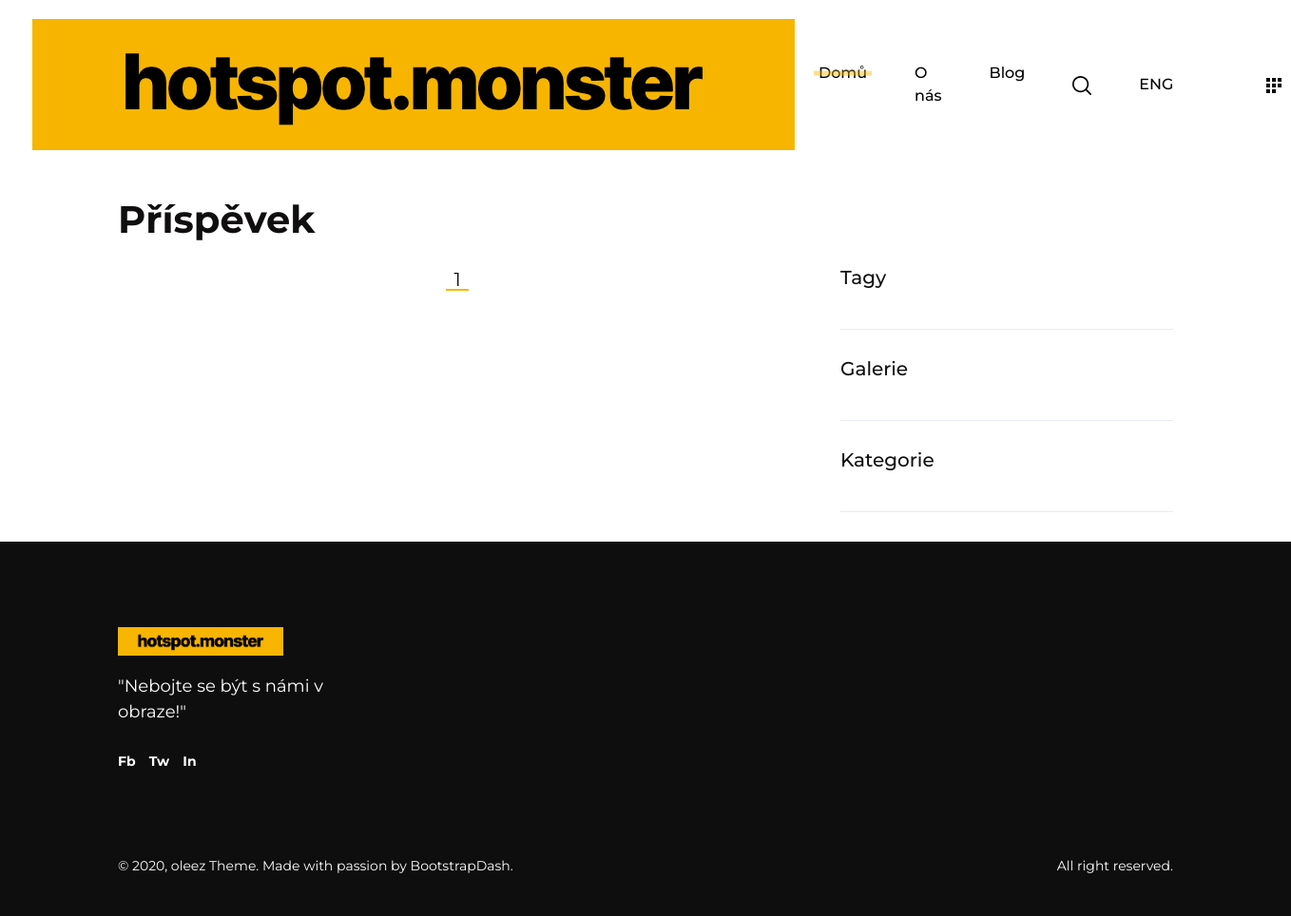
Page /blog_single/6 on the earlier database version.
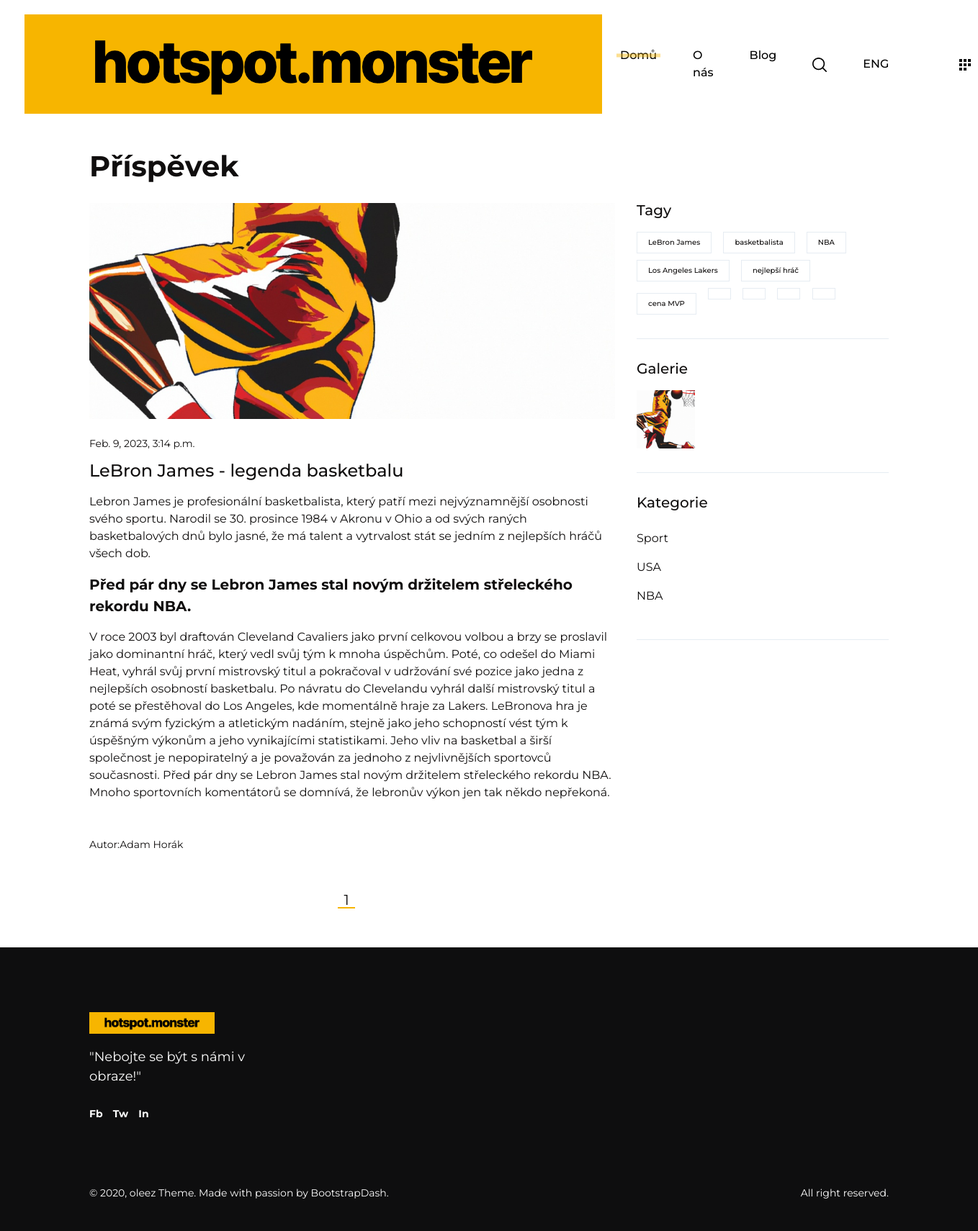
Same page on the later database version.
### blog/models.py (models this page shows, shortened)
class BlogPost(models.Model):
	title = models.CharField('Title', max_length=255)
	subtitle = models.CharField('Subtitle', max_length=255, blank=True)
	content = models.TextField('Content1', blank=False)
	content2 = models.TextField('Content2', blank=True)
	date_published = models.DateTimeField('Date', default=now, editable=True)
	author = models.CharField('Autor',max_length=255)
	quotes = models.CharField('Quatation', max_length=255, blank=True)
	category1 = models.CharField("Category1", max_length=255, blank=True)
	category2 = models.CharField("Category2", max_length=255, blank=True)
	category3 = models.CharField("Category3", max_length=255, blank=True)
	tag1 = models.CharField("Tag1", max_length=255, blank=True)
	tag2 = models.CharField("Tag2", max_length=255, blank=True)
	tag3 = models.CharField("Tag3", max_length=255, blank=True)
	tag4 = models.CharField("Tag4", max_length=255, blank=True)
	tag5 = models.CharField("Tag5", max_length=255, blank=True)
	tag6 = models.CharField("Tag6", max_length=255, blank=True)
	tag7 = models.CharField("Tag7", max_length=255, blank=True)
	tag8 = models.CharField("Tag8", max_length=255, blank=True)
	tag9 = models.CharField("Tag9", max_length=255, blank=True)
	tag10 = models.CharField("Tag10", max_length=255, blank=True)
	read_count = models.IntegerField('Read Count', default=0)
	picture_name = models.CharField('Picture_name', max_length=255, blank=True)

### blog/views.py (the view)
# urls.py: path('blog_single/<int:blog_post_id>', views.blog_single, name='blog_single'),
def blog_single (request, blog_post_id):
	paginator = Paginator(BlogPost.objects.all().filter(pk=blog_post_id), 1)
	page = request.GET.get('page')
	blog_posts = paginator.get_page(page)
	return render(request, 'blog_single.html', {
		'blog_posts': blog_posts,
		})

### blog/templates/blog_single.html (shortened to what this page needs)
{% include 'header.html' %}
{% include 'navbar.html' %}
    <main class="blog-standard">
        <div class="container">
            <h1 class="oleez-page-title wow fadeInUp">Příspěvek</h1>
            <div class="row">
                <div class="col-md-8">
                    {% for blog_post in blog_posts %}
                    <article class="blog-post wow fadeInUp">
                        <img src="/static/images/blog_images/{{blog_post.picture_name}}" alt="blog post" class="post-thumbnail">
                        <p class="post-date">{{blog_post.date_published}}</p>
                        <h4>{{blog_post.title}}</h4>
                        <p>{{blog_post.content}}</p>
                        <blockquote class="blockquote wow fadeInUp">
                            <p><strong>{{blog_post.quotes}}</strong></p>
                        </blockquote>
                        <p>{{blog_post.content2}}</p>
                        <br/>
                        <p class="post-date">Autor:{{blog_post.author}}</p>
                    </article>
                    {% endfor %}
                    <nav class="oleez-pagination d-flex align-items-center justify-content-center wow fadeInUp">
                         <a href="?page={{blog_posts.number }}" class='active'>{{ blog_posts.number }}</a>
                    </nav>
                </div>
                 <div class="col-md-4">
                        <div class="sidebar-widget wow fadeInUp">
                            <h5 class="widget-title">Tagy</h5>
                            <div class="widget-content">
                                {% for blog_post in blog_posts %}
                                <a href="#!" class="post-tag">{{blog_post.tag1 }}</a>
                                <a href="#!" class="post-tag">{{blog_post.tag2|default_if_none:"1" }}</a>
                                <a href="#!" class="post-tag">{{blog_post.tag3|default_if_none:"1" }}</a>
                                <a href="#!" class="post-tag">{{blog_post.tag4|default_if_none:"1" }}</a>
                                <a href="#!" class="post-tag">{{blog_post.tag5|default_if_none:"1" }}</a>
                                <a href="#!" class="post-tag">{{blog_post.tag6|default_if_none:"1" }}</a>
                                <a href="#!" class="post-tag">{{blog_post.tag7|default_if_none:"1" }}</a>
                                <a href="#!" class="post-tag">{{blog_post.tag8|default_if_none:"1" }}</a>
                                <a href="#!" class="post-tag">{{blog_post.tag9|default_if_none:"1" }}</a>
                                <a href="#!" class="post-tag">{{blog_post.tag10|default_if_none:"1" }}</a>
                                {% endfor %}
                            </div>
                        </div>
                        <div class="sidebar-widget wow fadeInUp">
                            <h5 class="widget-title">Galerie</h5>
                            <div class="widget-content">
                                <div class="gallery">
                                    {% for blog_post in blog_posts %}
                                    <a href="/static/images/blog_images/{{blog_post.picture_name}}" class="gallery-grid-item" data-fancybox="widget-gallery">
                                        <img src="/static/images/blog_images/{{blog_post.picture_name}}" alt="gallery item">
                                    {% endfor %}
                                    </a>
                                </div>
                            </div>
                        </div>
                    <div class="sidebar-widget wow fadeInUp">
                            <h5 class="widget-title">Kategorie</h5>
                            <div class="widget-content">
                                {% for blog_post in blog_posts %}
                                <ul class="category-list">
                                    <li><a href="#!">{{blog_post.category1}}</a></li>
                                    <li><a href="#!">{{blog_post.category2}}</a></li>
                                    <li><a href="#!">{{blog_post.category3}}</a></li>
                                </ul>
                            {% endfor %}
                            </div>
                    </div>
                </div>
            </div>
        </div>
    </main>
{% include 'footer.html' %}

### blog/templates/header.html (shortened to what this page needs)
<!DOCTYPE html>
<html lang="en">
<head>
    <link rel="stylesheet" href="./static/vendors/animate.css/animate.min.css">
    <link rel="stylesheet" href="/static/css/style.css">
</head>

### blog/templates/navbar.html (shortened to what this page needs)
{% load static %}
<body>
    <header class="oleez-header">
        <nav class="navbar navbar-expand-lg navbar-light">
            <a class="navbar-brand" href="{% url 'index' %}"><img src="/static/images/Logo_2.png" alt="Oleez"></a>
            <div class="collapse navbar-collapse" id="oleezMainNav">
                <ul class="navbar-nav mx-auto mt-2 mt-lg-0">
                    <li class="nav-item active">
                        <a class="nav-link" href="{% url 'index' %}">Domů <span class="sr-only">(current)</span></a>
                    </li>
                    <li class="nav-item">
                        <a class="nav-link" href="{% url 'about' %}">O nás</a>
                    </li>
                    <li class="nav-item dropdown">
                        <a class="nav-link dropdown-toggle" href="#!" id="blogDropdown" data-toggle="dropdown" aria-haspopup="true" aria-expanded="false">Blog</a>
                    </li>
                </ul>
                <ul class="navbar-nav d-none d-lg-flex">
                    <li class="nav-item active">
                        <a class="nav-link nav-link-btn" href="!#" data-toggle="searchModal">
                            <img src="/static/images/search.svg" alt="search">
                        </a>
                    </li>
                    <li class="nav-item dropdown">
                        <a class="nav-link dropdown-toggle " href="#!" id="languageDropdown" data-toggle="dropdown" aria-haspopup="true" aria-expanded="false">ENG</a>
                    </li>
                    <li class="nav-item ml-5">
                        <a class="nav-link pr-0 nav-link-btn" href="#!" data-toggle="offCanvasMenu">
                            <img src="/static/images/social icon@2x.svg" alt="social-nav-toggle">
                        </a>
                    </li>
                </ul>
            </div>
        </nav>
    </header>

### blog/templates/footer.html (shortened to what this page needs)
    <footer class="oleez-footer wow fadeInUp">
        <div class="container">
            <div class="footer-content">
                <div class="row">
                    <div class="col-md-6">
                        <img src="/static/images/Logo_2.png" alt="oleez" class="footer-logo">
                        <p class="footer-intro-text">"Nebojte se být s námi v obraze!"</p>
                        <nav class="footer-social-links">
                            <a href="#!">Fb</a>
                            <a href="#!">Tw</a>
                            <a href="#!">In</a>
                        </nav>
                    </div>
                </div>
            </div>
            <div class="footer-text">
                <p class="mb-md-0">©  2020, oleez Theme. Made with passion by <a href="https://www.bootstrapdash.com" target="_blank" rel="noopener noreferrer" class="text-reset">BootstrapDash</a>.</p>
                <p class="mb-0">All right reserved.</p>
            </div>
        </div>
    </footer>
</body>
</html>

Differences in the rows shown:
added BlogPost: picture_name (picture), date_published "Feb. 9, 2023, 3:14 p.m.", title "LeBron James - legenda basketbalu", content "Lebron James je profesionální basketbalista, který patří mezi nejvýznamnější osobnosti svého sportu. Narodil se 30. prosince 1984 v Akronu v Ohio a od svých raných basketbalových dnů bylo jasné, že má talent a vytrvalost stát se jedním z nejlepších hráčů všech dob.", quotes "Před pár dny se Lebron James stal novým držitelem střeleckého rekordu NBA.", content2 "V roce 2003 byl draftován Cleveland Cavaliers jako první celkovou volbou a brzy se proslavil jako dominantní hráč, který vedl svůj tým k mnoha úspěchům. Poté, co odešel do Miami Heat, vyhrál svůj první mistrovský titul a pokračoval v udržování své pozice jako jedna z nejlepších osobností basketbalu. Po návratu do Clevelandu vyhrál další mistrovský titul a poté se přestěhoval do Los Angeles, kde momentálně hraje za Lakers. LeBronova hra je známá svým fyzickým a atletickým nadáním, stejně jako jeho schopností vést tým k úspěšným výkonům a jeho vynikajícími statistikami. Jeho vliv na basketbal a širší společnost je nepopiratelný a je považován za jednoho z nejvlivnějších sportovců současnosti.…", author "Adam Horák", tag1 "LeBron James", tag2 "basketbalista", tag3 "NBA", tag4 "Los Angeles Lakers", tag5 "nejlepší hráč", tag6 "cena MVP", category1 "Sport", category2 "USA", category3 "NBA"
